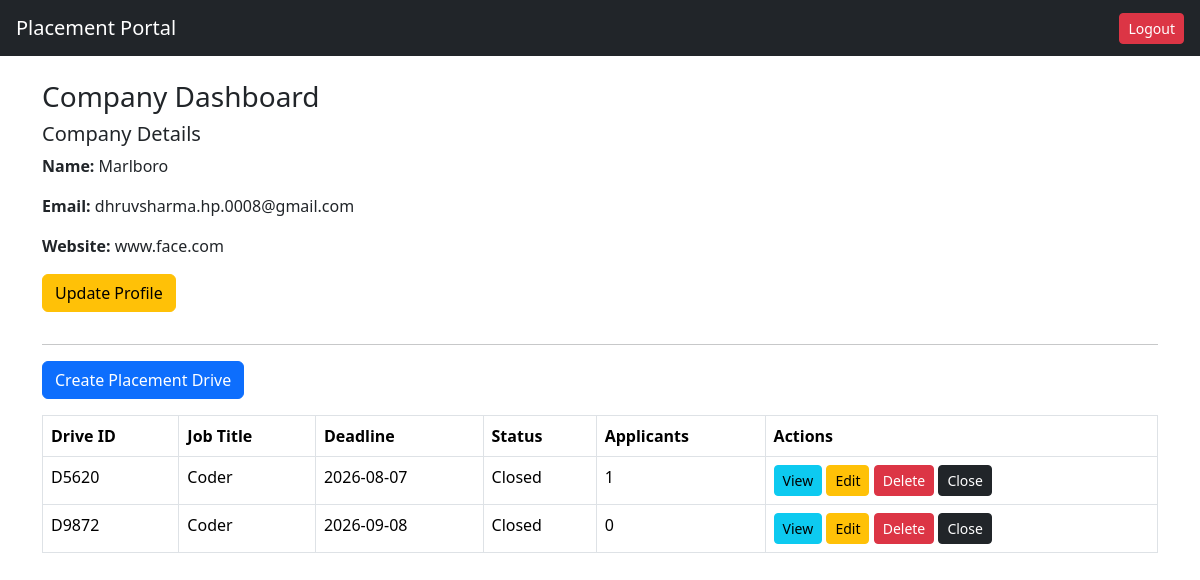
The app's page /company (signed in) with its own data.
### tables this page shows
CREATE TABLE company(
        id INTEGER PRIMARY KEY AUTOINCREMENT,
        company_uid TEXT UNIQUE,
        company_name TEXT,
        hr_contact TEXT,
        email TEXT UNIQUE,
        password TEXT,
        website TEXT,
        approval_status TEXT DEFAULT 'Pending',
        is_active INTEGER DEFAULT 1
    );

CREATE TABLE drive(
        id INTEGER PRIMARY KEY AUTOINCREMENT,
        drive_uid TEXT UNIQUE,
        company_id INTEGER,
        job_title TEXT,
        job_description TEXT,
        eligibility TEXT,
        deadline TEXT,
        status TEXT DEFAULT 'Pending'
    );

### app.py (the view)
@app.route("/company")
def company_dashboard():
    if session.get("role") != "company":
        return redirect("/")
    company_id = session["user_id"]
    conn = get_connection()
    company = conn.execute(
        "SELECT * FROM company WHERE id=?",
        (company_id,)
    ).fetchone()
    drives = conn.execute("""
    SELECT drive.*,
    (SELECT COUNT(*) FROM application WHERE drive_id = drive.id) AS applicants
    FROM drive
    WHERE company_id = ?
    """,(company_id,)).fetchall()
    conn.close()
    return render_template(
        "company_dashboard.html",
        company=company,
        drives=drives
    )

### models.py (called while the page is built)
def get_connection():
    conn = sqlite3.connect(DATABASE)
    conn.row_factory = sqlite3.Row
    return conn

### templates/company_dashboard.html
{% extends "base.html" %}
{% block content %}
<h3>Company Dashboard</h3>
<h5>Company Details</h5>
<p><b>Name:</b> {{ company.company_name }}</p>
<p><b>Email:</b> {{ company.email }}</p>
<p><b>Website:</b> {{ company.website }}</p>
<a href="/company/edit_profile" class="btn btn-warning mb-3">
Update Profile
</a>
<hr>
<a href="/create_drive" class="btn btn-primary mb-3">
Create Placement Drive
</a>
<table class="table table-bordered">
<tr>
<th>Drive ID</th>
<th>Job Title</th>
<th>Deadline</th>
<th>Status</th>
<th>Applicants</th>
<th>Actions</th>
</tr>
{% for d in drives %}
<tr>
<td>{{ d.drive_uid }}</td>
<td>{{ d.job_title }}</td>
<td>{{ d.deadline }}</td>
<td>{{ d.status }}</td>
<td>{{ d.applicants }}</td>
<td>
<a href="/company/applications/{{ d.id }}" class="btn btn-info btn-sm">
View
</a>
<a href="/company/edit_drive/{{ d.id }}" class="btn btn-warning btn-sm">
Edit
</a>
<a href="/company/delete_drive/{{ d.id }}" class="btn btn-danger btn-sm">
Delete
</a>
<a href="/company/close_drive/{{ d.id }}" class="btn btn-dark btn-sm">
Close
</a>
</td>
</tr>
{% endfor %}
</table>
{% endblock %}

### records on screen
company: company_name "Marlboro", email "dhruvsharma.hp.0008@gmail.com", website "www.face.com"
drive: drive_uid "D5620", job_title "Coder", deadline "2026-08-07", status "Closed", applicants "1"
drive: drive_uid "D9872", job_title "Coder", deadline "2026-09-08", status "Closed", applicants "0"
